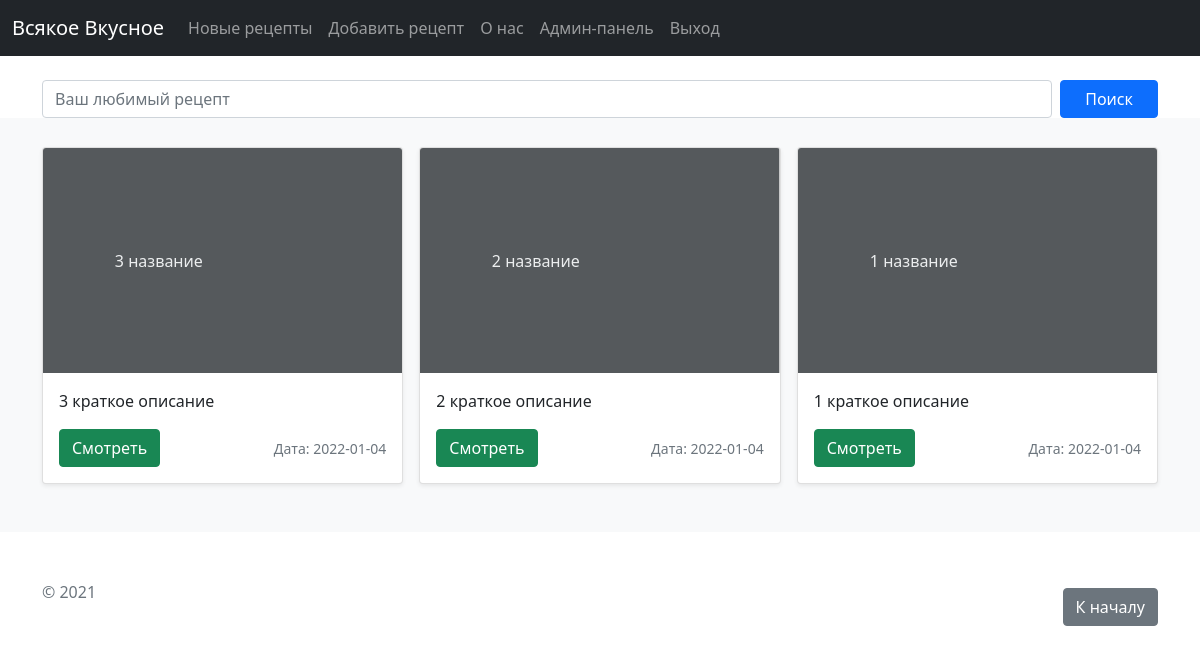
Before: /feed (signed in) with the older database file.
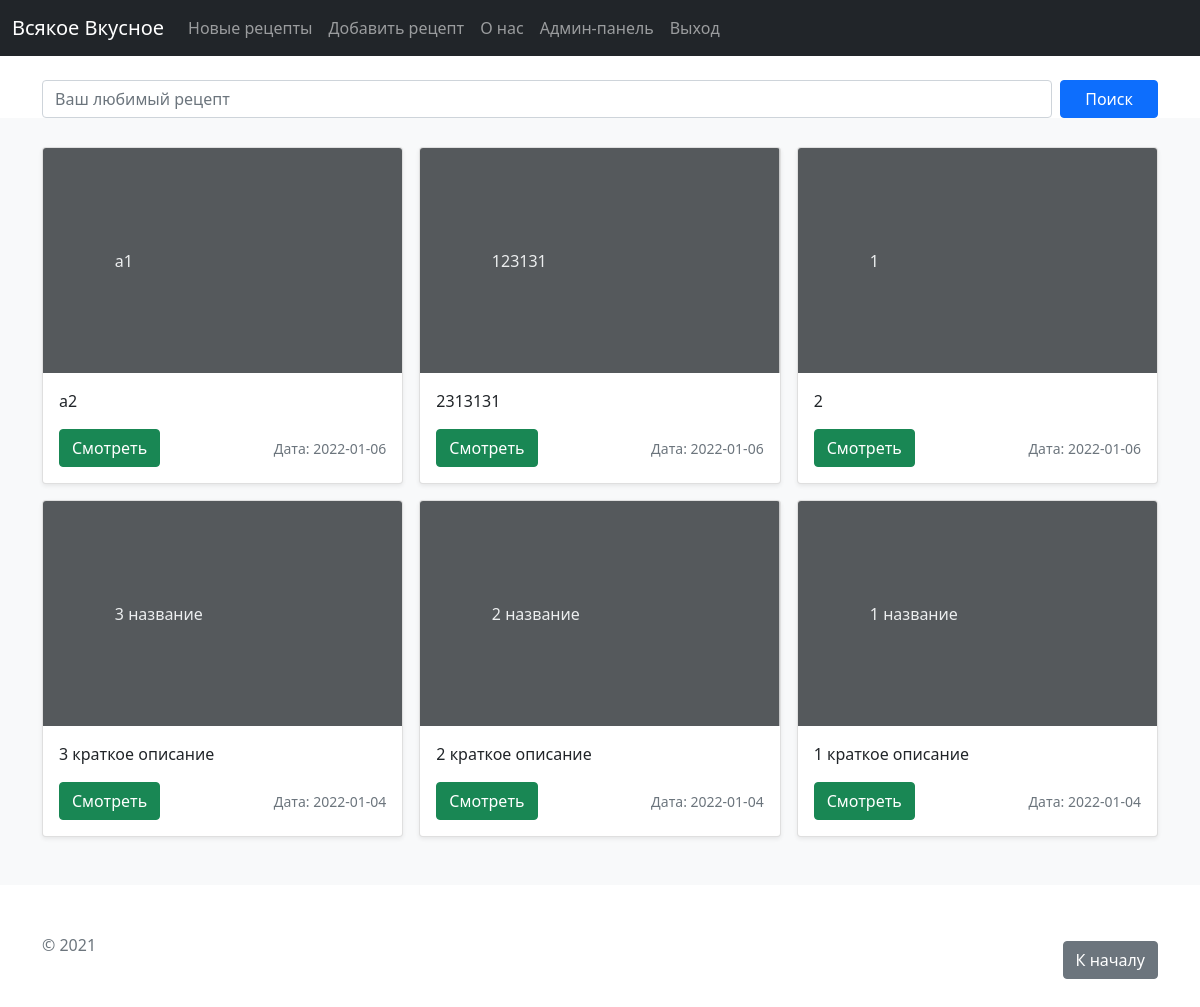
After: the same page with the newer database file.
### main.py (models this page shows, shortened)
class Article(db.Model):                                # класс для сохранения записей (база данных)
    id = db.Column(db.Integer, primary_key=True)
    title = db.Column(db.String(100), nullable=False)
    intro = db.Column(db.String(300), nullable=False)
    text = db.Column(db.Text, nullable=False)
    date = db.Column(db.DateTime, default=datetime.utcnow)

### main.py (the view)
@app.route('/')
@app.route('/feed')
def feed():
    q = request.args.get('q')
    if q:
        articles = Article.query.filter(Article.title.contains(q) | Article.intro.contains(q)).all()
    else:
        articles = Article.query.order_by(Article.date.desc()).all()
    return render_template("feed.html", articles=articles)

### templates/feed.html (shortened to what this page needs)
{% extends 'base.html' %}
{% block body %}
<div class="container mt-5">
<form action="" method="GET" class="d-flex">
    <input class="form-control me-2" type="text" name="q" value="{{ request.args.get('q', '') }}" placeholder="Ваш любимый рецепт" aria-label="Поиск">
    <button class="btn btn-primary btn px-4 gap-3" type="submit" >Поиск</button>
</form>
</div>
<div class="album py-5 bg-light">
    <div class="container">
      <div class="row row-cols-1 row-cols-sm-2 row-cols-md-3 g-3">
        {% if articles|length > 0 %}
            {% for el in articles %}
              <div class="col">
              <div class="card shadow-sm">
                <svg class="bd-placeholder-img card-img-top" width="100%" height="225" xmlns="http://www.w3.org/2000/svg" role="img" aria-label="Placeholder: Thumbnail" preserveAspectRatio="xMidYMid slice" focusable="false"><title> Placeholder</title> <rect width="100%" height="100%" fill="#55595c"></rect> <text x="20%" y="50%" fill="#eceeef" dy=".4em"> {{ el.title }} </text></svg>
                <div class="card-body">
                  <p class="card-text">{{ el.intro }}</p>
                  <div class="d-flex justify-content-between align-items-center">
                    <div class="btn-group">
                      <a href="/feed/{{ el.id }}" type="button" class="btn btn-success">Смотреть</a>
                    </div>
                    <small class="text-muted">Дата: {{ el.date.date() }}</small>
                  </div>
                </div>
              </div>
            </div>
            {% endfor %}
        {% else %}
        <p>На данный момент рецептов нет</p>
        {% endif %}
      </div>
    </div>
</div>
{% endblock %}

### templates/base.html (shortened to what this page needs)
<!doctype html>
<html lang="ru">
<head>
    <link rel="stylesheet" href="{{ url_for( 'static', filename='css/main.css') }}">
    <link rel="stylesheet" href="https://cdn.jsdelivr.net/npm/bootstrap@5.1.3/dist/css/bootstrap.min.css">
</head>
<body>
<nav class="navbar navbar-expand-md navbar-dark fixed-top bg-dark">
    <div class="container-fluid">
        <a class="navbar-brand" href="/">Всякое Вкусное</a>
        <div class="collapse navbar-collapse" id="navbarCollapse">
            <ul class="navbar-nav me-auto mb-2 mb-md-0">
                <li class="nav-item">
                    <a class="nav-link" href="/feed">Новые рецепты</a>
                </li>
                <li class="nav-item">
                    {% if current_user.has_role('admin') %}
                    <a class="nav-link" href="/create">Добавить рецепт</a>
                    {% endif %}
                </li>
                <li class="nav-item">
                    <a class="nav-link" href="/about">О нас</a>
                </li>
                <li class="nav-item">
                    {% if current_user.has_role('admin') %}
                    <a class="nav-link" href="/admin">Админ-панель</a>
                    {% endif %}
                </li>
                <li class="nav-item">
                    {% if current_user.has_role('admin') %}
                    <a class="nav-link" href="/logout">Выход</a>
                    {% endif %}
                </li>
            </ul>
        </div>
    </div>
</nav>
    {% block body %}{% endblock %}
<footer class="text-muted py-5">
  <div class="container">
    <p class="float-end mb-1">
      <a href="#" class="btn btn-secondary my-2"> К началу</a>
    </p>
    <p class="mb-1">© 2021</p>
  </div>
</footer>
</body>
</html>

Changed rows visible on the page:
added Article: title "a1", intro "a2", date "2022-01-06"
added Article: title "123131", intro "2313131", date "2022-01-06"
added Article: title "1", intro "2", date "2022-01-06"
